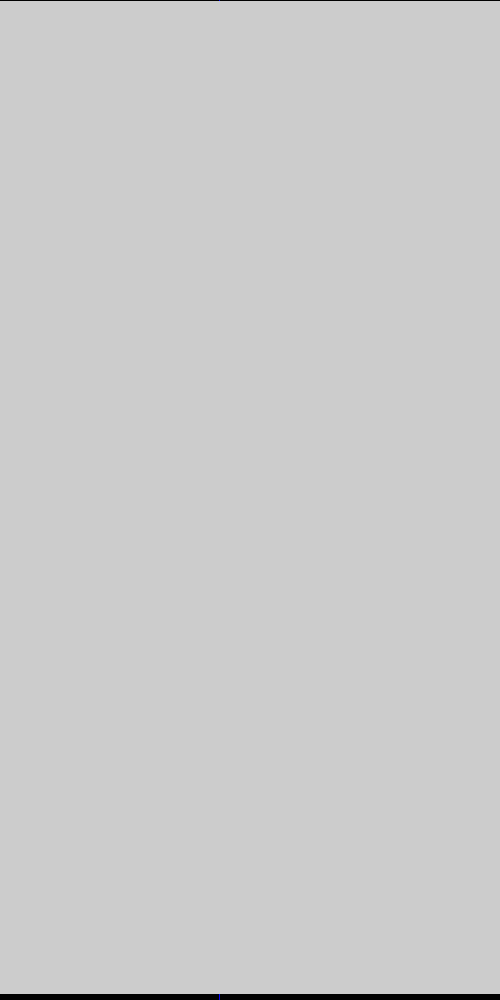
Frame 1 (no input)
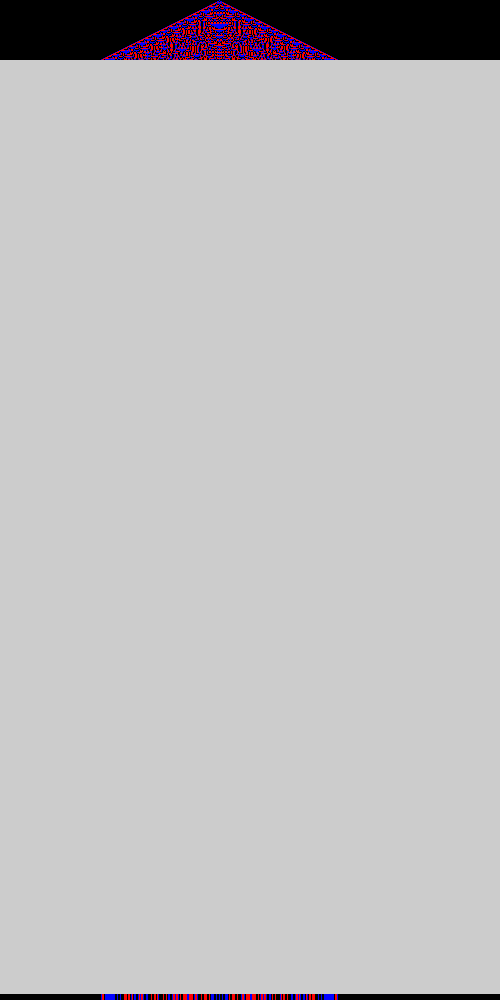
Frame 60 (the mouse pressed at the canvas centre just before this capture)
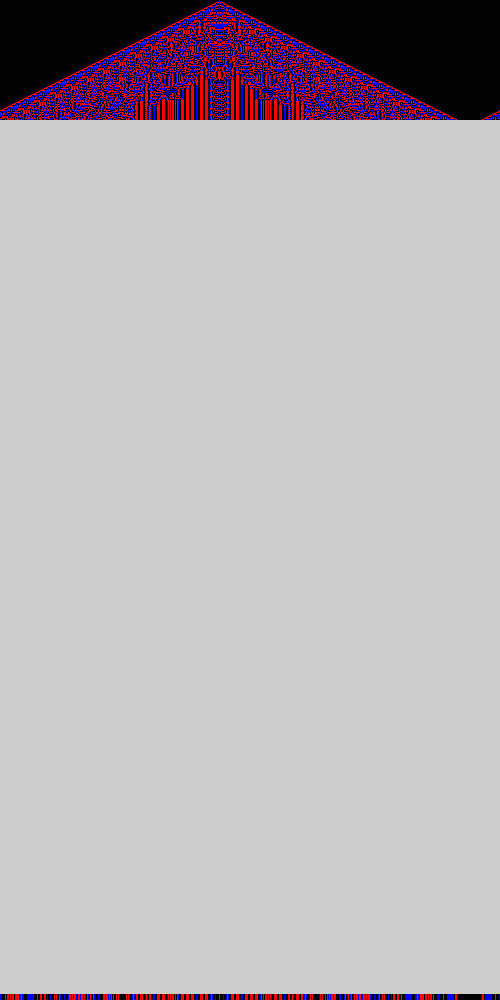
Frame 120 (the mouse held since frame 60 and released just before this capture)

The Processing sketch that drew these frames (run headless with seeded random() and noise(); from frame 60 on, the mouse is pressed at the canvas centre):

// Processing sketch: synchronic1Dmod3d
// ── synchronic1Dmod3d.pde
// "sum of living neighbors modulo 3": 
// One-dimensional, SYNCHRONOUS, deterministic cellular automaton
///////////////////////////////////////////////////////////////
final int   WorldSize=500;//How many cells do we want?
final float Dens=0.002;//0.5 or so also posible
final boolean withMe=false;
final boolean withMore=true;

int[] WorldOld=new int[WorldSize];//We need two arrays for the old  
int[] WorldNew=new int[WorldSize];//and new state of the simulation

void setup()
{
  size(500,1000); 
  frameRate(100);
  noSmooth();//CA look better without smooth
  
  if(Dens>0)
  {
   for(int i=0;i<WorldSize;i++)
    if(random(1.0)<Dens)
      WorldOld[i]=1;
  }
  else
  {
    WorldOld[WorldSize/2]=1;
  }
}

void visualisation()
{
  for(int i=0;i<WorldSize;i++)
  { // The selection instruction allows us 
    // to choose any color depending on the number in the cell
    switch(WorldOld[i]){ 
    case 2:stroke(255,0,0);break;
    case 1:stroke(0,0,255);break;
    case 0:stroke(0,0,0);break;
    default: stroke(0,255,0);//It shouldn't appear!
    break;
    }
    point(i,t);//current state
    line(i,999,i,994);//Reflect the current state at the bottom of the canvas
  }
}

int t=0;
void draw()
{
  if(t>994) return;
  visualisation();
  
  
  for(int i=0;i<WorldSize;i++)//Now the cellular automaton state change
  {
       //RULE - sum of living neighbors (distance 2) modulo 3
       int right = (i+1) % WorldSize;      
       int left  = (WorldSize+i-1) % WorldSize;
       int morer = (i+2) % WorldSize; //More right 
       int morel = (WorldSize+i-2) % WorldSize;// More left
       int howMany= 0;//How many live neighbors?
       
       if(WorldOld[left]>0) //It is not zero, so, it is "alive"
         howMany++;
       
       if(WorldOld[right]>0) //It is not zero, so, it is "alive"
         howMany++;
        
       if(withMore)
       {
         if(WorldOld[morel]>0) //It is not zero, so, it is "alive"
           howMany++;
         if(WorldOld[morer]>0) //It is not zero, so, it is "alive"
           howMany++; 
       }  
       //What about me?
       if(withMe && WorldOld[i]>0) howMany++;
             
        WorldNew[i]=howMany % 3;  //Now MODULO! We save the new state on the second array
   }
   
   //NOW THE MOST IMPORTANT - Swap the arrays
   int[] WorldTmp=WorldOld;
   WorldOld=WorldNew;
   WorldNew=WorldTmp;
   
   t++;//The next generation/step/year
}

//https://github.com/borkowsk/bookProcessingEN/tree/main/07_1D_cellular/synchronic/
